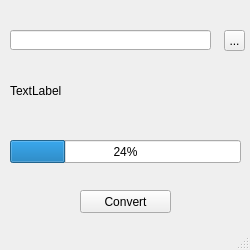
<?xml version="1.0" encoding="UTF-8"?>
<ui version="4.0">
 <class>MainWindow</class>
 <widget class="QMainWindow" name="MainWindow">
  <property name="geometry">
   <rect>
    <x>0</x>
    <y>0</y>
    <width>250</width>
    <height>250</height>
   </rect>
  </property>
  <property name="minimumSize">
   <size>
    <width>250</width>
    <height>250</height>
   </size>
  </property>
  <property name="maximumSize">
   <size>
    <width>250</width>
    <height>250</height>
   </size>
  </property>
  <property name="windowTitle">
   <string>1C to Moodle</string>
  </property>
  <widget class="QWidget" name="centralwidget">
   <widget class="QPushButton" name="pushButton">
    <property name="geometry">
     <rect>
      <x>80</x>
      <y>190</y>
      <width>91</width>
      <height>23</height>
     </rect>
    </property>
    <property name="text">
     <string>Convert</string>
    </property>
    <property name="flat">
     <bool>false</bool>
    </property>
   </widget>
   <widget class="QToolButton" name="toolButton">
    <property name="geometry">
     <rect>
      <x>224</x>
      <y>30</y>
      <width>21</width>
      <height>21</height>
     </rect>
    </property>
    <property name="text">
     <string>...</string>
    </property>
   </widget>
   <widget class="QLineEdit" name="lineEdit">
    <property name="geometry">
     <rect>
      <x>10</x>
      <y>30</y>
      <width>201</width>
      <height>20</height>
     </rect>
    </property>
    <property name="text">
     <string/>
    </property>
   </widget>
   <widget class="QLabel" name="label">
    <property name="geometry">
     <rect>
      <x>10</x>
      <y>80</y>
      <width>231</width>
      <height>21</height>
     </rect>
    </property>
    <property name="text">
     <string>TextLabel</string>
    </property>
   </widget>
   <widget class="QProgressBar" name="progressBar">
    <property name="geometry">
     <rect>
      <x>10</x>
      <y>140</y>
      <width>231</width>
      <height>23</height>
     </rect>
    </property>
    <property name="value">
     <number>24</number>
    </property>
   </widget>
  </widget>
  <widget class="QStatusBar" name="statusbar"/>
 </widget>
 <resources/>
 <connections/>
</ui>
